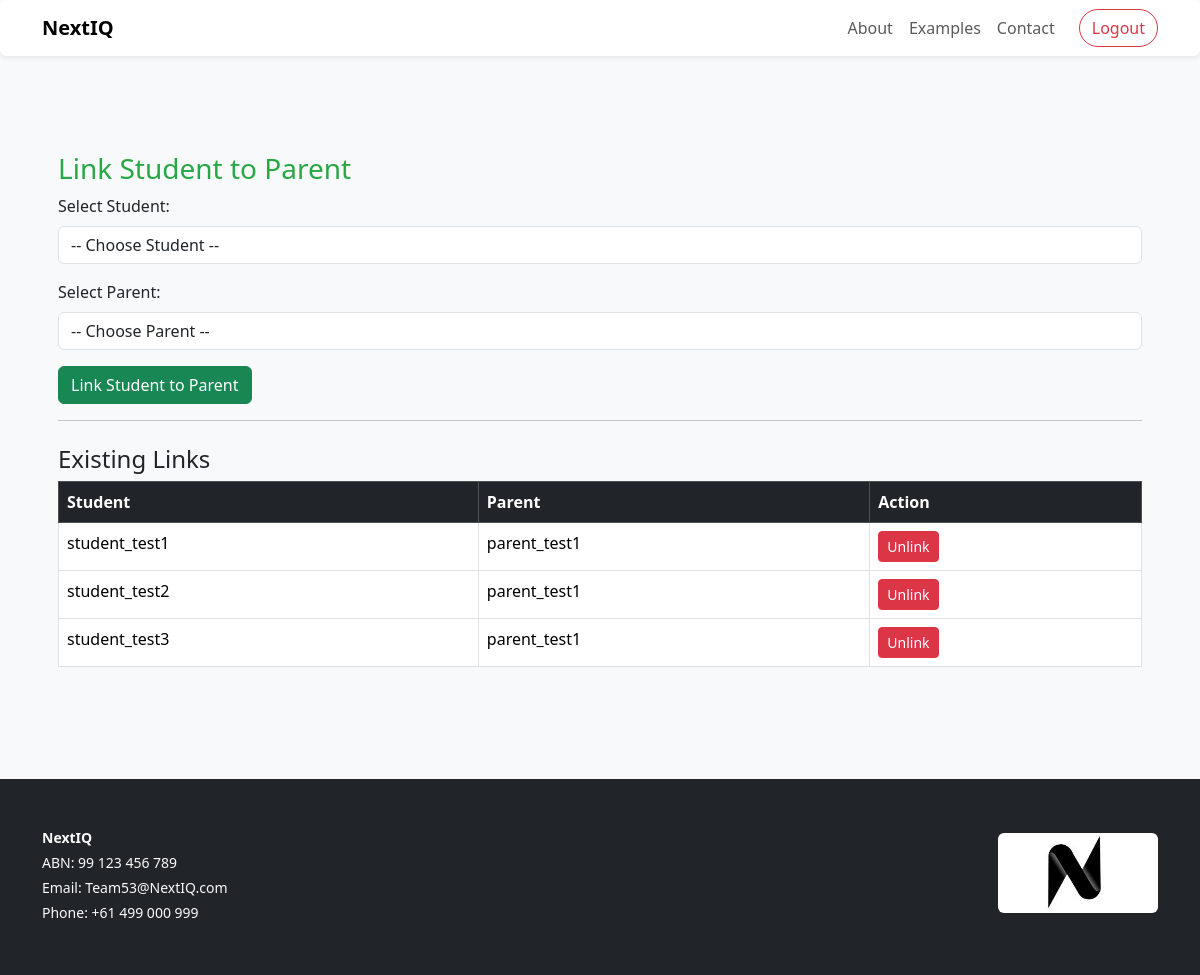
/link-student-parent/ (signed in), run on the app's committed database.
### core/models.py (models this page shows, shortened)
class User(AbstractUser):
    ROLE_CHOICES = [
        ('admin', 'Admin'),
        ('teacher', 'Teacher'),
        ('student', 'Student'),
        ('parent', 'Parent'),
    ]
    role = models.CharField(max_length=20, choices=ROLE_CHOICES, default='student')
    parent = models.ForeignKey(
        'self',
        null=True,
        blank=True,
        on_delete=models.SET_NULL,
        related_name='children'
    )
    groups = models.ManyToManyField(
        Group,
        related_name='core_user_set',
        blank=True,
        help_text='The groups this user belongs to.',
        verbose_name='groups',
    )
    user_permissions = models.ManyToManyField(
        Permission,
        related_name='core_user_permissions_set',
        blank=True,
        help_text='Specific permissions for this user.',
        verbose_name='user permissions',
    )

class SiteSetting(models.Model):
    org_name = models.CharField(max_length=200, blank=True, default="Alloneword")
    abn = models.CharField(max_length=50, blank=True, default="")
    contact_email = models.EmailField(blank=True, default="")
    phone = models.CharField(max_length=50, blank=True, default="")
    footer_note = models.TextField(blank=True, default="")
    banner_image = models.ImageField(upload_to="banners/", null=True, blank=True)
    banner_text = models.TextField(blank=True, default="")
    class Meta:
        verbose_name = "Site Setting"
        verbose_name_plural = "Site Settings"
    @classmethod
    def get(cls):
        obj = cls.objects.first()
        if not obj:
            obj = cls.objects.create()
        return obj

### core/views.py (the view, shortened to what this page needs)
# urls.py: path('link-student-parent/', views.link_student_parent, name='link_student_parent'),
@login_required
def link_student_parent(request):
    if request.user.role not in ['admin', 'teacher']:
        return redirect('home')
    students = User.objects.filter(role='student')
    parents = User.objects.filter(role='parent')
    linked_students = User.objects.filter(role='student', parent__isnull=False)
    return render(request, 'core/link_student_parent.html', {
        'students': students,
        'parents': parents,
        'linked_students': linked_students
    })

### core/context_processors.py (called while the page is built)
def site_settings(request):
    return {
        "SITE": SiteSetting.get()
    }

### core/templates/core/link_student_parent.html (shortened to what this page needs)
{% extends 'core/base.html' %}
{% block content %}
<div class="container mt-5">
    <h3>Link Student to Parent</h3>
    <form method="POST" action="{% url 'link_student_parent' %}">
        <div class="mb-3">
            <label for="student_id" class="form-label">Select Student:</label>
            <select name="student_id" id="student_id" class="form-control" required>
                <option value="">-- Choose Student --</option>
            </select>
        </div>
        <div class="mb-3">
            <label for="parent_id" class="form-label">Select Parent:</label>
            <select name="parent_id" id="parent_id" class="form-control" required>
                <option value="">-- Choose Parent --</option>
            </select>
        </div>
        <button type="submit" class="btn btn-success">Link Student to Parent</button>
    </form>
    <hr>
    <h4 class="mt-4">Existing Links</h4>
    <table class="table table-bordered mt-2">
        <thead class="table-dark">
            <tr>
                <th>Student</th>
                <th>Parent</th>
                <th>Action</th>
            </tr>
        </thead>
        <tbody>
            {% for student in linked_students %}
                <tr>
                    <td>{{ student.username }}</td>
                    <td>{{ student.parent.username }}</td>
                    <td>
                        <form method="POST" action="{% url 'delete_parent_link' student.id %}" style="display:inline;">
                            <button type="submit" class="btn btn-danger btn-sm">Unlink</button>
                        </form>
                    </td>
                </tr>
            {% empty %}
                <tr>
                    <td colspan="3">No linked students found.</td>
                </tr>
            {% endfor %}
        </tbody>
    </table>
</div>
{% endblock %}

### core/templates/core/base.html (shortened to what this page needs)
{% load static %}
<!doctype html>
<html lang="en">
<head>
  <link href="https://cdn.jsdelivr.net/npm/bootstrap@5.3.1/dist/css/bootstrap.min.css" rel="stylesheet">
  <link href="{% static 'core/css/custom.css' %}" rel="stylesheet">
</head>
<body class="bg-light d-flex flex-column min-vh-100">
<nav class="navbar navbar-expand-lg navbar-light bg-white shadow-sm rounded">
  <div class="container">
    <a class="navbar-brand fw-bold" href="{% url 'home' %}">NextIQ</a>
    <div class="collapse navbar-collapse" id="navbarNav">
      <ul class="navbar-nav ms-auto align-items-center">
        <li class="nav-item">
          <a class="nav-link" href="{% url 'about_page' %}">About</a>
        </li>
        <li class="nav-item">
          <a class="nav-link" href="{% url 'examples_list' %}">Examples</a>
        </li>
        <li class="nav-item">
          <a class="nav-link" href="{% url 'contact_page' %}">Contact</a>
        </li>
        {% if user.is_authenticated %}
          <li class="nav-item ms-3">
            <form action="{% url 'logout' %}" method="post" class="d-inline">
              <button type="submit" class="btn btn-outline-danger rounded-pill">Logout</button>
            </form>
          </li>
        {% endif %}
      </ul>
    </div>
  </div>
</nav>
<main class="py-5 px-3 container flex-grow-1">
  {% block content %}{% endblock %}
</main>
<footer class="bg-dark text-light py-5 mt-5">
  <div class="container d-flex flex-column flex-md-row justify-content-between align-items-center">
    <div class="text-center text-md-start mb-3 mb-md-0 small">
      {% if SITE %}
        <p class="mb-1"><strong>{{ SITE.org_name|default:"Organization Name" }}</strong></p>
        {% if SITE.abn %}<p class="mb-1">ABN: {{ SITE.abn }}</p>{% endif %}
        {% if SITE.contact_email %}
          <p class="mb-1">Email:
            <a href="mailto:{{ SITE.contact_email }}" class="text-light text-decoration-none">{{ SITE.contact_email }}</a>
          </p>
        {% endif %}
        {% if SITE.phone %}
          <p class="mb-1">Phone:
            <a href="tel:{{ SITE.phone }}" class="text-light text-decoration-none">{{ SITE.phone }}</a>
          </p>
        {% endif %}
      {% else %}
        <p class="text-muted mb-0">Footer details not configured.</p>
      {% endif %}
    </div>
    <div class="text-center text-md-end">
      {% if SITE.banner_image %}
        <img src="{{ SITE.banner_image.url }}" class="rounded mb-2" style="max-height: 80px;" alt="Site Banner">
      {% endif %}
    </div>
  </div>
</footer>
</body>
</html>

### static/core/css/custom.css (style rules this page uses)
body { background-color: #f8f9fa; }
h3 { color: #28a745; }

### data on the page
User: username "student_test1", parent.username "parent_test1"
User: username "student_test2", parent.username "parent_test1"
User: username "student_test3", parent.username "parent_test1"
SiteSetting: org_name "NextIQ", abn "99 123 456 789", contact_email "Team53@NextIQ.com", phone "+61 499 000 999", banner_image (picture)
